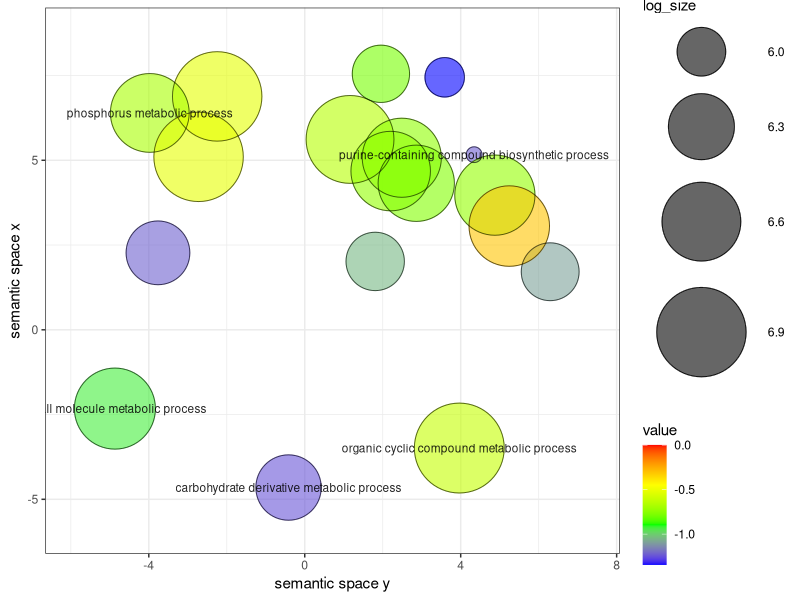

Reproduce this figure in R.
# A plotting R script produced by the Revigo server at http://revigo.irb.hr/
# If you found Revigo useful in your work, please cite the following reference:
# Supek F et al. "REVIGO summarizes and visualizes long lists of Gene Ontology
# terms" PLoS ONE 2011. doi:10.1371/journal.pone.0021800

# --------------------------------------------------------------------------
# If you don't have the ggplot2 package installed, uncomment the following line:
# install.packages( "ggplot2" );
library( ggplot2 );

# --------------------------------------------------------------------------
# If you don't have the scales package installed, uncomment the following line:
# install.packages( "scales" );
library( scales );

# --------------------------------------------------------------------------
# Here is your data from Revigo. Scroll down for plot configuration options.

revigo.names <- c("term_ID","description","frequency","plot_X","plot_Y","log_size","value","uniqueness","dispensability");
revigo.data <- rbind(c("GO:0006139","nucleobase-containing compound metabolic process",23.636924490908086,1.161722533226154,5.6144747592860185,6.851645187818115,-0.6512844068599692,0.4950444012692839,0.57248272),
c("GO:0006725","cellular aromatic compound metabolic process",26.410310601416047,-2.2457359453349914,6.883409171169762,6.8998277223761,-0.5254879917452241,0.7128943552219421,0.21430308),
c("GO:0006793","phosphorus metabolic process",13.171532602957267,-3.9744396223499128,6.396144004407029,6.597690579747489,-0.6832289414856519,0.7522643527823785,0.12102482),
c("GO:0018130","heterocycle biosynthetic process",13.771272921376537,2.2044982266196365,4.681223718756794,6.617028349064776,-0.7329996756717927,0.4736928327821922,0.53496242),
c("GO:0019438","aromatic compound biosynthetic process",13.451580388199883,2.4893438467368343,5.074399572340887,6.60682757763083,-0.7420168060250156,0.47582829942245763,0.38403062),
c("GO:0019637","organophosphate metabolic process",5.94718450776783,-3.7648290570399996,2.269489465072489,6.252365814198532,-1.2214074411868805,0.5999664697097458,0.59904924),
c("GO:0034654","nucleobase-containing compound biosynthetic process",11.392930641947556,2.860261470739923,4.321370519366333,6.534689739150223,-0.7683902549774131,0.4440433588210534,0.56998917),
c("GO:0044281","small molecule metabolic process",15.15473791824727,-4.869098393823755,-2.3244307952076984,6.658602684396198,-0.929651769964428,0.8674933088275472,0.0507484),
c("GO:0046483","heterocycle metabolic process",26.396317359150885,-2.7230400649778135,5.1008071945699225,6.899597554781196,-0.5219662385369346,0.7129282006004896,0.27023854),
c("GO:0055086","nucleobase-containing small molecule metabolic process",4.5204226165387285,1.9538803636988349,7.550047262527407,6.133233517547702,-0.7882869149683953,0.5871115835921293,0.29056141),
c("GO:0072521","purine-containing compound metabolic process",2.595262480894418,3.589554650694872,7.446800705369581,5.892236003769251,-1.344093581819785,0.6353875759043673,0.25896296),
c("GO:0072522","purine-containing compound biosynthetic process",1.9841965171428693,4.344109660050729,5.164473860855369,5.775639569878691,-1.223851113208352,0.5683557738020912,0),
c("GO:0090407","organophosphate biosynthetic process",4.716540883816774,1.80715046441467,2.016098651605746,6.1516780684784855,-1.043255454717309,0.425465718753824,0.31086666),
c("GO:1901135","carbohydrate derivative metabolic process",6.41604626743983,-0.4156082729331221,-4.652942167661031,6.285321871094186,-1.242452146530756,0.8545312059516127,0.06517039),
c("GO:1901137","carbohydrate derivative biosynthetic process",4.616841943085589,6.295374561461289,1.7118512627158988,6.1423994785563165,-1.0907703490738683,0.5806636563921108,0.27238895),
c("GO:1901360","organic cyclic compound metabolic process",27.27731619259278,3.9643398940439964,-3.488202198603774,6.9138558498071845,-0.6128665542621458,0.8038332959296762,0.10739063),
c("GO:1901362","organic cyclic compound biosynthetic process",14.3966447883804,4.87636967486645,3.9714818827278258,6.636315548552797,-0.7286696289338411,0.5101629859767741,0.46012145),
c("GO:1901566","organonitrogen compound biosynthetic process",14.63667861962968,5.246266667400656,3.0592553708221417,6.643496794616454,-0.3030122898521444,0.5668535485934129,0.4936698));

one.data <- data.frame(revigo.data);
names(one.data) <- revigo.names;
one.data <- one.data [(one.data$plot_X != "null" & one.data$plot_Y != "null"), ];
one.data$plot_X <- as.numeric( as.character(one.data$plot_X) );
one.data$plot_Y <- as.numeric( as.character(one.data$plot_Y) );
one.data$log_size <- as.numeric( as.character(one.data$log_size) );
one.data$value <- as.numeric( as.character(one.data$value) );
one.data$frequency <- as.numeric( as.character(one.data$frequency) );
one.data$uniqueness <- as.numeric( as.character(one.data$uniqueness) );
one.data$dispensability <- as.numeric( as.character(one.data$dispensability) );
#head(one.data);


# --------------------------------------------------------------------------
# Names of the axes, sizes of the numbers and letters, names of the columns,
# etc. can be changed below

p1 <- ggplot( data = one.data );
p1 <- p1 + geom_point( aes( plot_X, plot_Y, colour = value, size = log_size), alpha = I(0.6) );
p1 <- p1 + scale_colour_gradientn( colours = c("blue", "green", "yellow", "red"), limits = c( min(one.data$value), 0) );
p1 <- p1 + geom_point( aes(plot_X, plot_Y, size = log_size), shape = 21, fill = "transparent", colour = I (alpha ("black", 0.6) ));
p1 <- p1 + scale_size( range=c(5, 30)) + theme_bw(); # + scale_fill_gradientn(colours = heat_hcl(7), limits = c(-300, 0) );
ex <- one.data [ one.data$dispensability < 0.15, ];
p1 <- p1 + geom_text( data = ex, aes(plot_X, plot_Y, label = description), colour = I(alpha("black", 0.85)), size = 3 );
p1 <- p1 + labs (y = "semantic space x", x = "semantic space y");
p1 <- p1 + theme(legend.key = element_blank()) ;
one.x_range = max(one.data$plot_X) - min(one.data$plot_X);
one.y_range = max(one.data$plot_Y) - min(one.data$plot_Y);
p1 <- p1 + xlim(min(one.data$plot_X)-one.x_range/10,max(one.data$plot_X)+one.x_range/10);
p1 <- p1 + ylim(min(one.data$plot_Y)-one.y_range/10,max(one.data$plot_Y)+one.y_range/10);


# --------------------------------------------------------------------------
# Output the plot to screen
pdf( file="S_T1_VS_T2_scatterplot.pdf", width=16, height=9 ) 
p1
dev.off()

